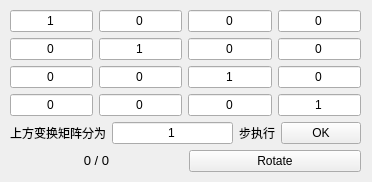
<?xml version="1.0" encoding="UTF-8"?>
<ui version="4.0">
 <class>Form</class>
 <widget class="QWidget" name="Form">
  <property name="geometry">
   <rect>
    <x>0</x>
    <y>0</y>
    <width>372</width>
    <height>182</height>
   </rect>
  </property>
  <property name="windowTitle">
   <string>Form</string>
  </property>
  <widget class="QWidget" name="verticalLayoutWidget">
   <property name="geometry">
    <rect>
     <x>10</x>
     <y>10</y>
     <width>351</width>
     <height>301</height>
    </rect>
   </property>
   <layout class="QVBoxLayout" name="verticalLayout">
    <item>
     <layout class="QHBoxLayout" name="horizontalLayout">
      <item>
       <layout class="QGridLayout" name="gridLayout">
        <item row="3" column="2">
         <widget class="QLineEdit" name="lineEdit_32">
          <property name="text">
           <string>0</string>
          </property>
          <property name="alignment">
           <set>Qt::AlignCenter</set>
          </property>
         </widget>
        </item>
        <item row="1" column="1">
         <widget class="QLineEdit" name="lineEdit_11">
          <property name="text">
           <string>1</string>
          </property>
          <property name="alignment">
           <set>Qt::AlignCenter</set>
          </property>
         </widget>
        </item>
        <item row="2" column="0">
         <widget class="QLineEdit" name="lineEdit_20">
          <property name="text">
           <string>0</string>
          </property>
          <property name="alignment">
           <set>Qt::AlignCenter</set>
          </property>
         </widget>
        </item>
        <item row="0" column="2">
         <widget class="QLineEdit" name="lineEdit_02">
          <property name="text">
           <string>0</string>
          </property>
          <property name="alignment">
           <set>Qt::AlignCenter</set>
          </property>
         </widget>
        </item>
        <item row="0" column="1">
         <widget class="QLineEdit" name="lineEdit_01">
          <property name="text">
           <string>0</string>
          </property>
          <property name="alignment">
           <set>Qt::AlignCenter</set>
          </property>
         </widget>
        </item>
        <item row="0" column="3">
         <widget class="QLineEdit" name="lineEdit_03">
          <property name="text">
           <string>0</string>
          </property>
          <property name="alignment">
           <set>Qt::AlignCenter</set>
          </property>
         </widget>
        </item>
        <item row="3" column="3">
         <widget class="QLineEdit" name="lineEdit_33">
          <property name="text">
           <string>1</string>
          </property>
          <property name="alignment">
           <set>Qt::AlignCenter</set>
          </property>
         </widget>
        </item>
        <item row="3" column="1">
         <widget class="QLineEdit" name="lineEdit_31">
          <property name="text">
           <string>0</string>
          </property>
          <property name="alignment">
           <set>Qt::AlignCenter</set>
          </property>
         </widget>
        </item>
        <item row="1" column="2">
         <widget class="QLineEdit" name="lineEdit_12">
          <property name="text">
           <string>0</string>
          </property>
          <property name="alignment">
           <set>Qt::AlignCenter</set>
          </property>
         </widget>
        </item>
        <item row="1" column="3">
         <widget class="QLineEdit" name="lineEdit_13">
          <property name="text">
           <string>0</string>
          </property>
          <property name="alignment">
           <set>Qt::AlignCenter</set>
          </property>
         </widget>
        </item>
        <item row="1" column="0">
         <widget class="QLineEdit" name="lineEdit_10">
          <property name="text">
           <string>0</string>
          </property>
          <property name="alignment">
           <set>Qt::AlignCenter</set>
          </property>
         </widget>
        </item>
        <item row="3" column="0">
         <widget class="QLineEdit" name="lineEdit_30">
          <property name="text">
           <string>0</string>
          </property>
          <property name="alignment">
           <set>Qt::AlignCenter</set>
          </property>
         </widget>
        </item>
        <item row="2" column="2">
         <widget class="QLineEdit" name="lineEdit_22">
          <property name="text">
           <string>1</string>
          </property>
          <property name="alignment">
           <set>Qt::AlignCenter</set>
          </property>
         </widget>
        </item>
        <item row="2" column="1">
         <widget class="QLineEdit" name="lineEdit_21">
          <property name="text">
           <string>0</string>
          </property>
          <property name="alignment">
           <set>Qt::AlignCenter</set>
          </property>
         </widget>
        </item>
        <item row="2" column="3">
         <widget class="QLineEdit" name="lineEdit_23">
          <property name="text">
           <string>0</string>
          </property>
          <property name="alignment">
           <set>Qt::AlignCenter</set>
          </property>
         </widget>
        </item>
        <item row="0" column="0">
         <widget class="QLineEdit" name="lineEdit_00">
          <property name="layoutDirection">
           <enum>Qt::LeftToRight</enum>
          </property>
          <property name="text">
           <string>1</string>
          </property>
          <property name="alignment">
           <set>Qt::AlignCenter</set>
          </property>
         </widget>
        </item>
       </layout>
      </item>
     </layout>
    </item>
    <item>
     <layout class="QHBoxLayout" name="horizontalLayout_2">
      <item>
       <widget class="QLabel" name="label">
        <property name="enabled">
         <bool>true</bool>
        </property>
        <property name="text">
         <string>上方变换矩阵分为</string>
        </property>
       </widget>
      </item>
      <item>
       <widget class="QLineEdit" name="lineEdit_steps">
        <property name="text">
         <string>1</string>
        </property>
        <property name="alignment">
         <set>Qt::AlignCenter</set>
        </property>
       </widget>
      </item>
      <item>
       <widget class="QLabel" name="label_2">
        <property name="text">
         <string>步执行</string>
        </property>
       </widget>
      </item>
      <item>
       <widget class="QPushButton" name="OK_Button">
        <property name="text">
         <string>OK</string>
        </property>
       </widget>
      </item>
     </layout>
    </item>
    <item>
     <layout class="QHBoxLayout" name="horizontalLayout_3">
      <item>
       <widget class="QLabel" name="progress">
        <property name="text">
         <string>&lt;html&gt;&lt;head/&gt;&lt;body&gt;&lt;p align=&quot;center&quot;&gt;&lt;span style=&quot; font-size:10pt;&quot;&gt;0 / 0&lt;/span&gt;&lt;/p&gt;&lt;/body&gt;&lt;/html&gt;</string>
        </property>
        <property name="alignment">
         <set>Qt::AlignCenter</set>
        </property>
       </widget>
      </item>
      <item>
       <widget class="QPushButton" name="Rotate_Button">
        <property name="text">
         <string>Rotate</string>
        </property>
       </widget>
      </item>
     </layout>
    </item>
    <item>
     <spacer name="verticalSpacer">
      <property name="orientation">
       <enum>Qt::Vertical</enum>
      </property>
      <property name="sizeHint" stdset="0">
       <size>
        <width>20</width>
        <height>40</height>
       </size>
      </property>
     </spacer>
    </item>
   </layout>
  </widget>
 </widget>
 <resources/>
 <connections/>
</ui>
